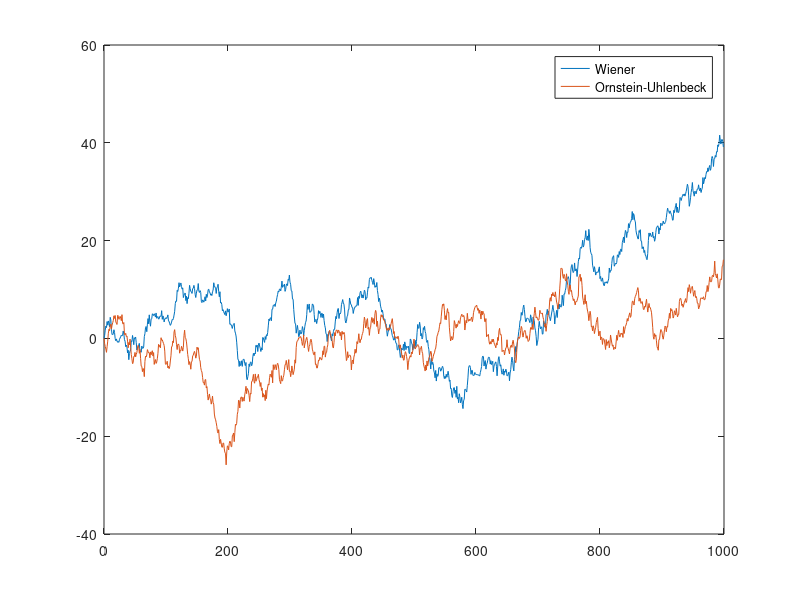

MATLAB code to generate this figure:
%% Example processes together

close all, clear all, clc;

N = 1000;

MAX_REPS = 1;

Ts = 1;

n = [0:1:N-1];
beta = 0.005;
 

for rep=1:MAX_REPS
    DW = random ('norm', 0, Ts, 1, N);

    W = zeros(1,N);
    % return
    W(1) = 0;
    
    for i=2:N
        W(i) = W(i-1) + DW(i);
    end
    
    DV = random ('norm', 0, 1/(2*beta)*(1-exp(-2*beta*Ts)), 1, N); 
    V = zeros(1,N);
    % return
    V(1) = 0;
    
    for i=2:N
        V(i) = V(i-1)*exp(-beta*Ts) + DV(i);
    end
    
    plot (n, W), hold on;
    plot (n, V);
    legend('Wiener', 'Ornstein-Uhlenbeck');
end